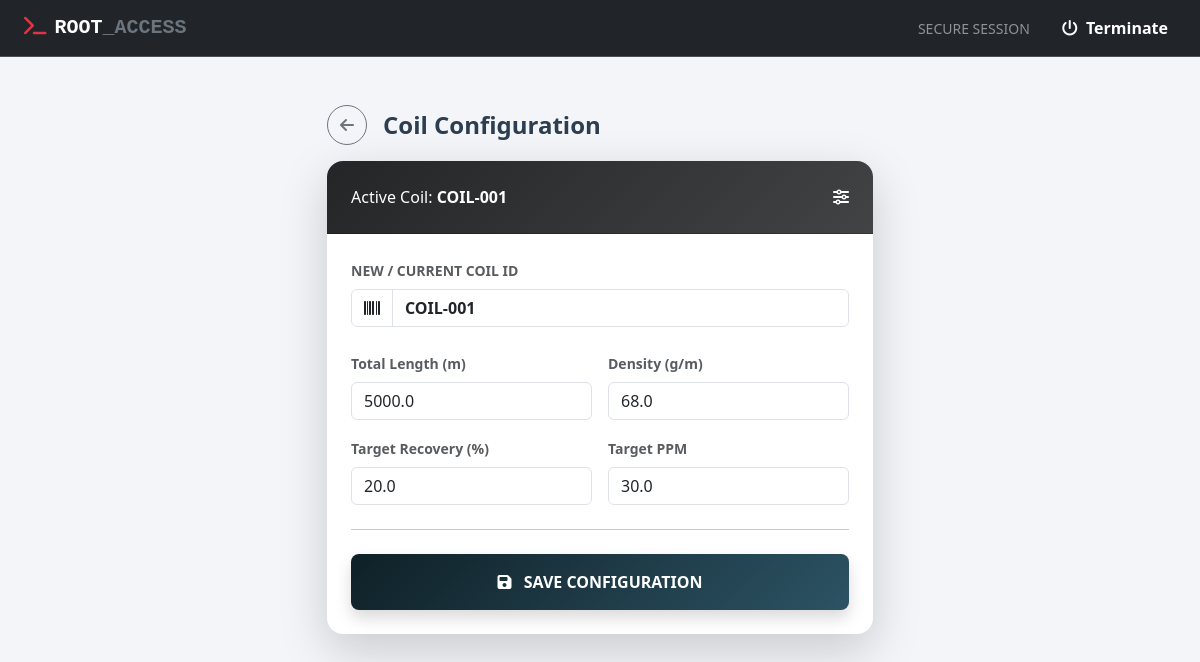
/settings (signed in), run on the app's committed database.
### app.py (models this page shows)
class CoilConfig(db.Model):
    id = db.Column(db.Integer, primary_key=True)
    coil_number = db.Column(db.String(50), default="C1")
    is_active = db.Column(db.Boolean, default=True)
    total_length = db.Column(db.Float, default=5000.0)
    current_length = db.Column(db.Float, default=5000.0)
    heats_treated = db.Column(db.Integer, default=0)
    density = db.Column(db.Float, default=68.0)
    target_ppm = db.Column(db.Float, default=30.0)
    recovery_target = db.Column(db.Float, default=20.0)

### app.py (the view, shortened to what this page needs)
@app.route('/settings', methods=['GET', 'POST'])
@login_required
def settings():
    return render_template('settings.html', coil=get_active_coil())

### app.py (called while the page is built, shortened)
@login_manager.user_loader
def load_user(user_id):
    return User.query.get(int(user_id))

def get_active_coil():
    coil = CoilConfig.query.filter_by(is_active=True).first()
    return coil

@app.context_processor
def inject_now():
    return {'now': datetime.now(), 'pending_count': User.query.filter(User.submitted_utr != None).count()}

@app.after_request
def add_header(response):
    response.headers['Cache-Control'] = 'no-store, no-cache, must-revalidate, post-check=0, pre-check=0, max-age=0'
    response.headers['Pragma'] = 'no-cache'
    response.headers['Expires'] = '-1'
    return response

### templates/settings.html
{% extends "base.html" %}
{% block content %}
<div class="row justify-content-center">
    <div class="col-lg-6">
        <div class="d-flex align-items-center mb-3">
            <a href="{{ url_for('operator_dashboard') }}" class="btn btn-outline-secondary me-3 rounded-circle" style="width:40px;height:40px;padding:0;line-height:38px;"><i class="fa-solid fa-arrow-left"></i></a>
            <h4 class="fw-bold m-0">Coil Configuration</h4>
        </div>
        <div class="card shadow-lg border-0 overflow-hidden">
            <div class="card-header grad-dark text-white p-4">
                <div class="d-flex justify-content-between align-items-center">
                    <span>Active Coil: <strong>{{ coil.coil_number }}</strong></span>
                    <i class="fa-solid fa-sliders"></i>
                </div>
            </div>
            <div class="card-body p-4">
                <form method="POST">
                    <div class="mb-4">
                        <label class="form-label text-uppercase small fw-bold text-muted">New / Current Coil ID</label>
                        <div class="input-group">
                            <span class="input-group-text bg-white"><i class="fa-solid fa-barcode"></i></span>
                            <input type="text" class="form-control fw-bold" name="coil_number" value="{{ coil.coil_number }}">
                        </div>
                    </div>
                    <div class="row g-3">
                        <div class="col-md-6"> <label class="form-label text-muted small fw-bold">Total Length (m)</label> <input type="number" class="form-control" name="total_length" value="{{ coil.total_length }}"> </div>
                        <div class="col-md-6"> <label class="form-label text-muted small fw-bold">Density (g/m)</label> <input type="number" step="0.1" class="form-control" name="density" value="{{ coil.density }}"> </div>
                        <div class="col-md-6"> <label class="form-label text-muted small fw-bold">Target Recovery (%)</label> <input type="number" step="0.1" class="form-control" name="recovery_target" value="{{ coil.recovery_target }}"> </div>
                        <div class="col-md-6"> <label class="form-label text-muted small fw-bold">Target PPM</label> <input type="number" class="form-control" name="target_ppm" value="{{ coil.target_ppm }}"> </div>
                    </div>
                    <hr class="my-4">
                    <button type="submit" class="btn btn-primary-custom w-100 py-3 fw-bold shadow"> <i class="fa-solid fa-floppy-disk me-2"></i> SAVE CONFIGURATION </button>
                </form>
            </div>
        </div>
    </div>
</div>
{% endblock %}

### templates/base.html (style rules this page uses)
body { background-color: #f3f5f9; font-family: 'Segoe UI', sans-serif; color: #2c3e50; }
.card { border: none; border-radius: 16px; box-shadow: 0 8px 30px rgba(0,0,0,0.05); }
.btn-primary-custom { background-image: linear-gradient(135deg, #0f2027 0%, #2c5364 100%); border: none; color: white; padding: 12px; border-radius: 8px; }
.grad-dark { background: linear-gradient(135deg, #232526 0%, #414345 100%); color: white; }

### data on the page
CoilConfig: coil_number "COIL-001", total_length "5000.0", density "68.0", recovery_target "20.0", target_ppm "30.0"
